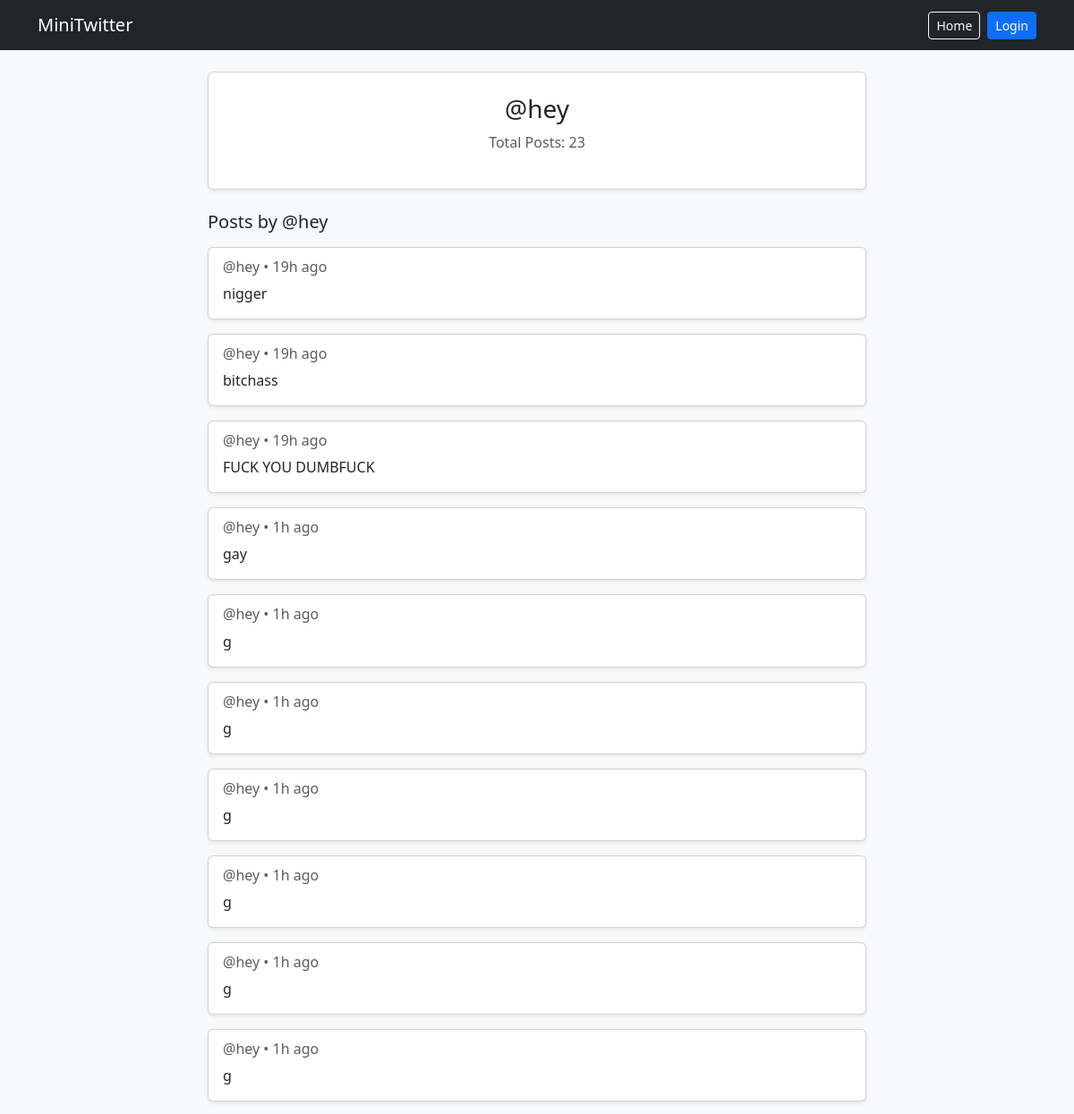
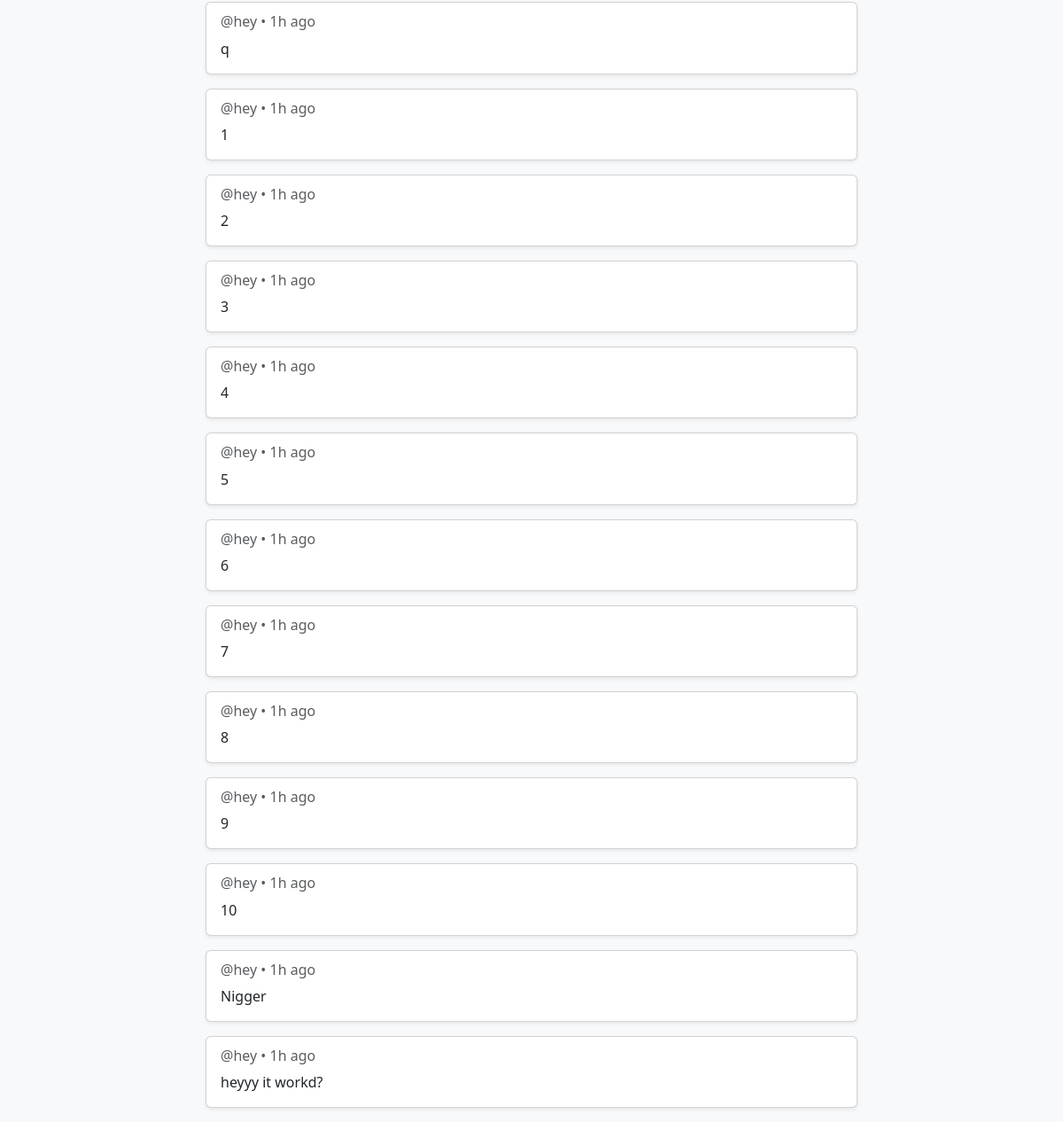
/profile/hey, run on the app's committed database (2 pictures, top to bottom).
### models.py (models this page shows)
class User(db.Model):
    id = db.Column(db.Integer, primary_key=True)
    username = db.Column(db.String(20), nullable=False, unique=True)
    password_hash = db.Column(db.String(60), nullable=False)
    posts = db.relationship("Post", backref="author", lazy=True)
    comments = db.relationship("Comment", backref="author", lazy=True)

class Post(db.Model):
    id = db.Column(db.Integer, primary_key=True)
    username = db.Column(db.String(20), db.ForeignKey("user.username"), nullable=False)
    content = db.Column(db.String(200), nullable=False)
    likes = db.Column(db.Integer, default=0)
    timestamp = db.Column(db.DateTime, default=lambda: datetime.now(timezone.utc))

### routes.py (the view)
@main_bp.route("/profile/<username>")
def profile(username):
    user = User.query.filter_by(username=username).first_or_404()
    sorted_posts = sorted(user.posts, key=lambda p: p.timestamp, reverse=True)
    return render_template("profile.html", profile_user=user, posts=sorted_posts)

### app.py (called while the page is built, shortened)
@app.template_filter("time_ago")
def time_ago(utc_dt):
  if not utc_dt:
    return ""
  if utc_dt.tzinfo is None:
    utc_dt = utc_dt.replace(tzinfo=timezone.utc)
  now = datetime.now(timezone.utc)
  diff = now - utc_dt
  seconds = int(diff.total_seconds())
  if seconds < 60:
    return "just now"
  minutes = seconds // 60
  if minutes < 60:
    return f"{minutes}m ago" if minutes == 1 else f"{minutes}m ago"
  hours = minutes // 60
  if hours < 24:
    return f"{hours}h ago"

### templates/profile.html (shortened to what this page needs)
{% extends "base.html" %}
{% block content %}
<div class="row justify-content-center">
    <div class="col-md-8">
        <div class="card shadow-sm mb-4">
            <div class="card-body text-center py-4">
                <h3>@{{ profile_user.username }}</h3>
                <p class="text-muted">Total Posts: {{ profile_user.posts | length }}</p>
            </div>
        </div>
        <h5 class="mb-3">Posts by @{{ profile_user.username }}</h5>
        {% if profile_user.posts %}
            {% for post in profile_user.posts %}
                <div class="card shadow-sm mb-3">
                    <div class="card-body">
                        <h6 class="card-subtitle text-muted mb-2">
                            @{{ profile_user.username }} • {{ post.timestamp | time_ago }}
                        </h6>
                        <p class="card-text">{{ post.content }}</p>
                    </div>
                </div>
            {% endfor %}
        {% else %}
            <div class="alert alert-secondary text-center">
                This user hasn't posted anything yet.
            </div>
        {% endif %}
    </div>
</div>
{% endblock %}

### data on the page
User: username "hey"
Post: timestamp "19h ago", content "nigger"
Post: timestamp "19h ago", content "bitchass"
Post: timestamp "19h ago", content "FUCK YOU DUMBFUCK"
Post: timestamp "1h ago", content "gay"
Post: timestamp "1h ago", content "g"
Post: timestamp "1h ago", content "g"
Post: timestamp "1h ago", content "g"
Post: timestamp "1h ago", content "g"
Post: timestamp "1h ago", content "g"
Post: timestamp "1h ago", content "g"
Post: timestamp "1h ago", content "q"
Post: timestamp "1h ago", content "1"
Post: timestamp "1h ago", content "2"
Post: timestamp "1h ago", content "3"
Post: timestamp "1h ago", content "4"
Post: timestamp "1h ago", content "5"
Post: timestamp "1h ago", content "6"
Post: timestamp "1h ago", content "7"
Post: timestamp "1h ago", content "8"
Post: timestamp "1h ago", content "9"
Post: timestamp "1h ago", content "10"
Post: timestamp "1h ago", content "Nigger"
Post: timestamp "1h ago", content "heyyy it workd?"

### other printed values
{{ profile_user.posts | length }} "23"
